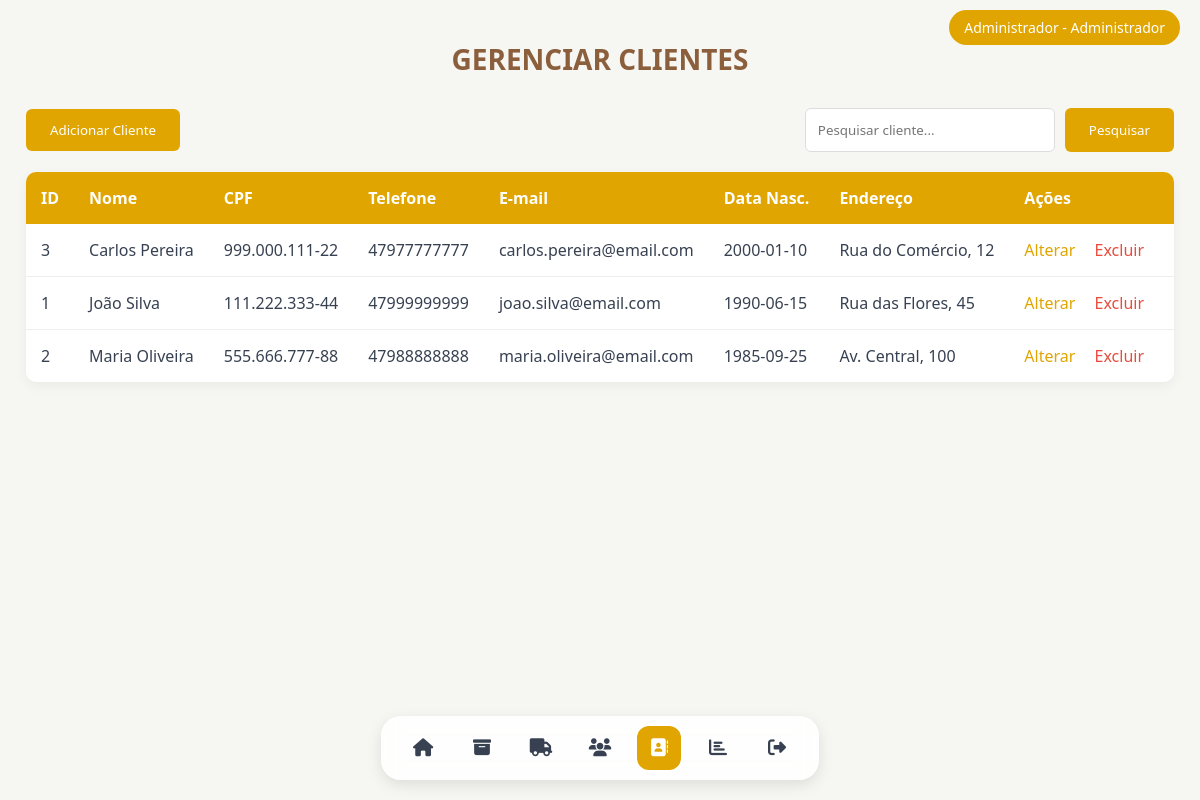
Page /TELAS/TELA_GERENCIAR_CLIENTES.php (signed in) on the committed database.
### tables this page shows
CREATE TABLE cliente (
    id_cliente INT(11) NOT NULL AUTO_INCREMENT,
    Nome VARCHAR(150) NOT NULL,
    CPF VARCHAR(14) NOT NULL,
    Telefone VARCHAR(20) DEFAULT NULL,
    Email VARCHAR(100) DEFAULT NULL,
    Data_nascimento DATE DEFAULT NULL,
    Endereco VARCHAR(255) DEFAULT NULL,
    PRIMARY KEY (id_cliente),
    UNIQUE KEY (CPF)
);

### TELAS/TELA_GERENCIAR_CLIENTES.php (the view, shortened to what this page needs)
<?php
include('../conexao.php');
function buscarClientes($pdo, $termo = null) {
    $sql = "SELECT * FROM cliente WHERE 1=1";
    $sql .= " ORDER BY Nome ASC";
    $stmt = $pdo->prepare($sql);
    $stmt->execute();
    return $stmt->fetchAll(PDO::FETCH_ASSOC);
}
$clientes = isset($_POST['busca']) ? buscarClientes($pdo, $_POST['busca']) : buscarClientes($pdo);
?>
<!DOCTYPE html>
<html lang="pt-br">
<head>
    <link rel="stylesheet" href="../ESTILOS/ESTILO_GERAL.css">
    <link rel="stylesheet" href="../ESTILOS/ESTILO_GERENCIAR_CLIENTES.css">
</head>
<body>
    <?php include("MENU.php"); ?>
    <main>
        <h1>GERENCIAR CLIENTES</h1>
        <div class="ops_cli">
            <button id="btnAdicionar" onclick="abrirModal('modalAdicionar')">Adicionar Cliente</button>
            <form action="TELA_GERENCIAR_CLIENTES.php" method="POST">
                <input type="text" name="busca" id="busca" placeholder="Pesquisar cliente...">
                <button type="submit">Pesquisar</button>
            </form>
        </div>
        <div class="tabela_cli">
            <?php if (!empty($clientes)): ?>
                <table class="table">
                    <thead>
                        <tr>
                            <th>ID</th>
                            <th>Nome</th>
                            <th>CPF</th>
                            <th>Telefone</th>
                            <th>E-mail</th>
                            <th>Data Nasc.</th>
                            <th>Endereço</th>
                            <th>Ações</th>
                        </tr>
                    </thead>
                    <tbody>
                        <?php foreach ($clientes as $cliente): ?>
                            <tr>
                                <td><?= htmlspecialchars($cliente['id_cliente']) ?></td>
                                <td><?= htmlspecialchars($cliente['Nome']) ?></td>
                                <td><?= htmlspecialchars($cliente['CPF']) ?></td>
                                <td><?= htmlspecialchars($cliente['Telefone']) ?></td>
                                <td><?= htmlspecialchars($cliente['Email']) ?></td>
                                <td><?= htmlspecialchars($cliente['Data_nascimento']) ?></td>
                                <td><?= htmlspecialchars($cliente['Endereco']) ?></td>
                                <td>
                                    <a href="TELA_GERENCIAR_CLIENTES.php?editar=<?= htmlspecialchars($cliente['id_cliente']) ?>">Alterar</a>
                                    <a href="TELA_GERENCIAR_CLIENTES.php?excluir=<?= htmlspecialchars($cliente['id_cliente']) ?>"
                                       class="excluir"
                                       onclick="return confirm('Tem certeza que deseja excluir este cliente?')">Excluir</a>
                                </td>
                            </tr>
                        <?php endforeach; ?>
                    </tbody>
                </table>
            <?php else: ?>
                <p>Nenhum cliente encontrado</p>
            <?php endif; ?>
        </div>
    </main>
</body>
</html>

### ESTILOS/ESTILO_GERAL.css (style rules this page uses)
:root { font-family: 'Segoe UI', Tahoma, Geneva, Verdana, sans-serif; --primaria-amarelo: #e0a500; --secundaria-amarelo: #e0a500; --comeia: #8b5e3c; --cinza-claro: #f6f6f3; --cinza-escuro: #374151; --vidro: rgba(0, 0, 0, 0.06); --primary-color: var(--primaria-amarelo); --hover-color: var(--secundaria-amarelo); --text-color: var(--cinza-escuro); --input-bg: white; --shadow-color: rgba(0, 0, 0, 0.05); --placeholder-color: #c4a484; --background: var(--cinza-claro) }

### ESTILOS/ESTILO_GERENCIAR_CLIENTES.css (style rules this page uses)
body { margin: 0; background: var(--background); color: var(--text-color); font-family: var(--font-family); }
main { padding: 20px; max-width: 1200px; margin: 0 auto; }
h1 { color: var(--comeia); text-align: center; margin-bottom: 30px; font-size: 28px; font-weight: 600; }
.ops_cli { display: flex; justify-content: space-between; align-items: center; margin: 20px 0; gap: 20px; }
.ops_cli button { background-color: var(--primary-color); color: white; border: none; padding: 12px 24px; border-radius: 6px; cursor: pointer; font-weight: 500; transition: background-color 0.3s; }
.ops_cli form { display: flex; gap: 10px; }
.ops_cli input { padding: 12px; border: 1px solid #ddd; border-radius: 6px; width: 250px; background-color: var(--input-bg); }
.tabela_cli { margin-top: 20px; background: white; border-radius: 10px; box-shadow: 0 4px 12px var(--shadow-color); overflow: hidden; }
.table { width: 100%; border-collapse: collapse; }
.table th { background-color: var(--primary-color); color: white; padding: 15px; text-align: left; font-weight: 600; }
.table td { padding: 15px; border-bottom: 1px solid #eee; }
.table tr:last-child td { border-bottom: none; }
.table a { color: var(--primary-color); text-decoration: none; margin-right: 15px; transition: color 0.3s; }
.table a.excluir { color: #e74c3c; }

### ESTILOS/ESTILO_MENU.css (style rules this page uses)
* { margin: 0; padding: 0; box-sizing: border-box; font-family: var(--font-family); }
body { display: flex; min-height: 100vh; background-color: var(--cinza-claro); color: var(--cinza-escuro); }
main { padding: 20px; margin-top: 20px; z-index: 1; }

### rows in the picture
cliente: id_cliente "3", Nome "Carlos Pereira", CPF "999.000.111-22", Telefone "47977777777", Email "carlos.pereira@email.com", Data_nascimento "2000-01-10", Endereco "Rua do Comércio, 12"
cliente: id_cliente "1", Nome "João Silva", CPF "111.222.333-44", Telefone "47999999999", Email "joao.silva@email.com", Data_nascimento "1990-06-15", Endereco "Rua das Flores, 45"
cliente: id_cliente "2", Nome "Maria Oliveira", CPF "555.666.777-88", Telefone "47988888888", Email "maria.oliveira@email.com", Data_nascimento "1985-09-25", Endereco "Av. Central, 100"

### other values in the picture
$_SESSION['usuario'] "Administrador"
$nome_perfil "Administrador"
